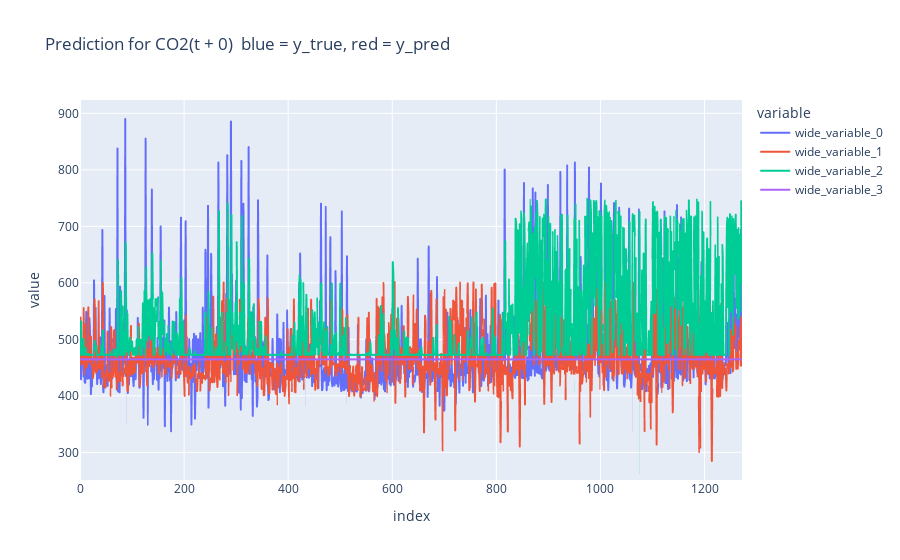
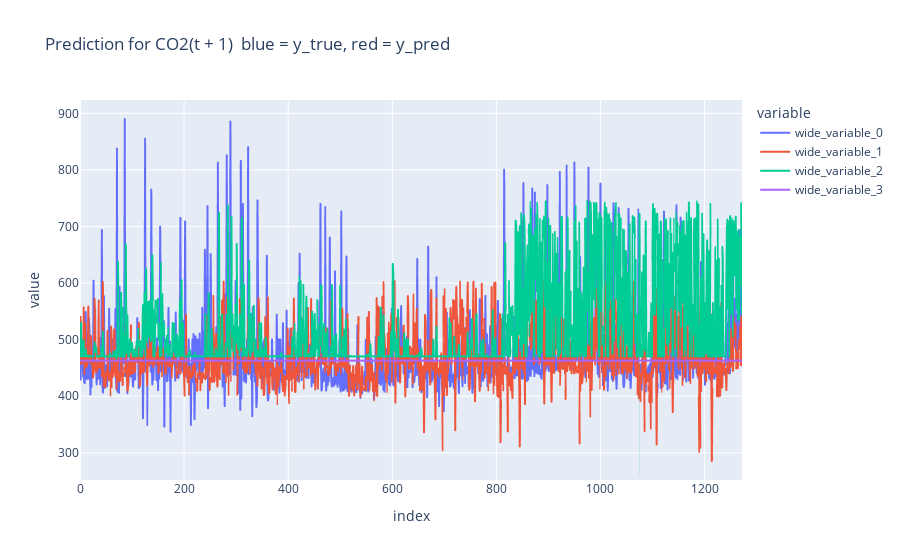

Write notebook code for charts like these, in order.
### Markdown cell above
## Modellevaluation ##

### Code cell
import plotly.express as px
import seaborn as sns
from Forecasting_Evaluation.Evaluator import Evaluator


ev = Evaluator()

for col in range(0, fe.y_test.shape[1]):
    print(f"t +", col)
    print("Modell mit Wetterdaten und Jahreszeiten (rot)")
    ev.evaluate(y_true = fe.y_test[:, col], y_pred = pred[:, col])
    print("Modell ohne Wetterdaten und mit Jahreszeiten (grün)")
    ev.evaluate(y_true = fe_no_weather.y_test[:, col], y_pred = pred_no_weather[:, col])
    print("Modell mit Wetterdaten und ohne Jahreszeiten (violett)")
    ev.evaluate(y_true = fe_no_seasons.y_test[:, col], y_pred = pred_no_seasons[:, col])

    px.line(y = [fe.y_test[:, col], pred[:, col], pred_no_weather[:,col], pred_no_seasons[:, col]], 
             labels = {"wide_variable_0": "y_true",
                        "wide_variable_1": "Modell 1 - Vorhersage (Wetterdaten + Jahreszeiten)", 
                       "wide_variable_2": "Modell 2 - Vorhersage (Jahreszeiten)",
                       "wide_variable_3": "Modell 3 - Vorhersage (Wetterdaten)", },
             title = f"Prediction for CO2(t + {col})  blue = y_true, red = y_pred").show()

### Figure 1 — Plotly figure (JSON) as saved in the notebook; plotly's stock layout.template omitted (floating-point values rounded to 4 significant figures; data arrays with more than 128 entries replaced by an {"elided": "..."} marker saying what was removed)
{"data": [{"hovertemplate": "variable=wide_variable_0<br>index=%{x}<br>value=%{y}<extra></extra>", "legendgroup": "wide_variable_0", "line": {"color": "#636efa", "dash": "solid"}, "marker": {"symbol": "circle"}, "mode": "lines", "name": "wide_variable_0", "showlegend": true, "type": "scattergl", "x": {"elided": "1273 int values"}, "xaxis": "x", "y": {"elided": "1273 float values"}, "yaxis": "y"}, {"hovertemplate": "variable=wide_variable_1<br>index=%{x}<br>value=%{y}<extra></extra>", "legendgroup": "wide_variable_1", "line": {"color": "#EF553B", "dash": "solid"}, "marker": {"symbol": "circle"}, "mode": "lines", "name": "wide_variable_1", "showlegend": true, "type": "scattergl", "x": {"elided": "1273 int values"}, "xaxis": "x", "y": {"elided": "1273 float values"}, "yaxis": "y"}, {"hovertemplate": "variable=wide_variable_2<br>index=%{x}<br>value=%{y}<extra></extra>", "legendgroup": "wide_variable_2", "line": {"color": "#00cc96", "dash": "solid"}, "marker": {"symbol": "circle"}, "mode": "lines", "name": "wide_variable_2", "showlegend": true, "type": "scattergl", "x": {"elided": "1273 int values"}, "xaxis": "x", "y": {"elided": "1273 float values"}, "yaxis": "y"}, {"hovertemplate": "variable=wide_variable_3<br>index=%{x}<br>value=%{y}<extra></extra>", "legendgroup": "wide_variable_3", "line": {"color": "#ab63fa", "dash": "solid"}, "marker": {"symbol": "circle"}, "mode": "lines", "name": "wide_variable_3", "showlegend": true, "type": "scattergl", "x": {"elided": "1273 int values"}, "xaxis": "x", "y": {"elided": "1273 float values"}, "yaxis": "y"}], "layout": {"legend": {"title": {"text": "variable"}, "tracegroupgap": 0}, "title": {"text": "Prediction for CO2(t + 0)  blue = y_true, red = y_pred"}, "xaxis": {"anchor": "y", "domain": [0, 1], "title": {"text": "index"}}, "yaxis": {"anchor": "x", "domain": [0, 1], "title": {"text": "value"}}}}

### Figure 2 — Plotly figure (JSON) as saved in the notebook; plotly's stock layout.template omitted (floating-point values rounded to 4 significant figures; data arrays with more than 128 entries replaced by an {"elided": "..."} marker saying what was removed)
{"data": [{"hovertemplate": "variable=wide_variable_0<br>index=%{x}<br>value=%{y}<extra></extra>", "legendgroup": "wide_variable_0", "line": {"color": "#636efa", "dash": "solid"}, "marker": {"symbol": "circle"}, "mode": "lines", "name": "wide_variable_0", "showlegend": true, "type": "scattergl", "x": {"elided": "1273 int values"}, "xaxis": "x", "y": {"elided": "1273 float values"}, "yaxis": "y"}, {"hovertemplate": "variable=wide_variable_1<br>index=%{x}<br>value=%{y}<extra></extra>", "legendgroup": "wide_variable_1", "line": {"color": "#EF553B", "dash": "solid"}, "marker": {"symbol": "circle"}, "mode": "lines", "name": "wide_variable_1", "showlegend": true, "type": "scattergl", "x": {"elided": "1273 int values"}, "xaxis": "x", "y": {"elided": "1273 float values"}, "yaxis": "y"}, {"hovertemplate": "variable=wide_variable_2<br>index=%{x}<br>value=%{y}<extra></extra>", "legendgroup": "wide_variable_2", "line": {"color": "#00cc96", "dash": "solid"}, "marker": {"symbol": "circle"}, "mode": "lines", "name": "wide_variable_2", "showlegend": true, "type": "scattergl", "x": {"elided": "1273 int values"}, "xaxis": "x", "y": {"elided": "1273 float values"}, "yaxis": "y"}, {"hovertemplate": "variable=wide_variable_3<br>index=%{x}<br>value=%{y}<extra></extra>", "legendgroup": "wide_variable_3", "line": {"color": "#ab63fa", "dash": "solid"}, "marker": {"symbol": "circle"}, "mode": "lines", "name": "wide_variable_3", "showlegend": true, "type": "scattergl", "x": {"elided": "1273 int values"}, "xaxis": "x", "y": {"elided": "1273 float values"}, "yaxis": "y"}], "layout": {"legend": {"title": {"text": "variable"}, "tracegroupgap": 0}, "title": {"text": "Prediction for CO2(t + 1)  blue = y_true, red = y_pred"}, "xaxis": {"anchor": "y", "domain": [0, 1], "title": {"text": "index"}}, "yaxis": {"anchor": "x", "domain": [0, 1], "title": {"text": "value"}}}}
